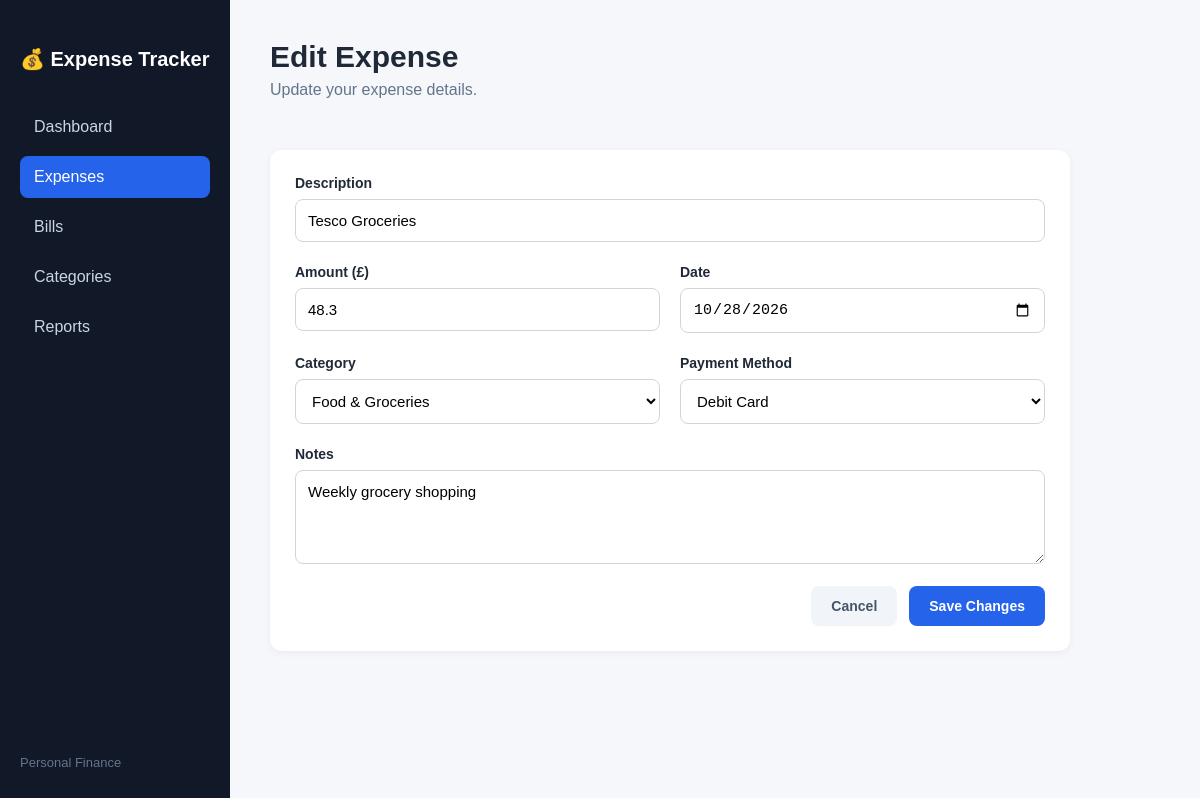
Page /edit-expense/1 on the committed database.
### tables this page shows
CREATE TABLE expenses (
            id INTEGER PRIMARY KEY AUTOINCREMENT,

            description TEXT NOT NULL,

            amount REAL NOT NULL,

            expense_date TEXT NOT NULL,

            category_id INTEGER,

            payment_method TEXT,

            notes TEXT,

            created_at TIMESTAMP DEFAULT CURRENT_TIMESTAMP,

            FOREIGN KEY (category_id)
                REFERENCES categories(id)
        );

CREATE TABLE categories (
            id INTEGER PRIMARY KEY AUTOINCREMENT,
            name TEXT NOT NULL UNIQUE
        );

### app.py (the view, shortened to what this page needs)
@app.route("/edit-expense/<int:expense_id>", methods=["GET", "POST"])
def edit_expense(expense_id):
    connection = get_db_connection()
    expense = connection.execute(
        """
        SELECT *
        FROM expenses
        WHERE id = ?
        """,
        (expense_id,)
    ).fetchone()
    if expense is None:
        connection.close()
        return "Expense not found", 404
    categories = connection.execute(
        "SELECT * FROM categories ORDER BY name"
    ).fetchall()
    connection.close()
    return render_template(
        "edit_expense.html",
        expense=expense,
        categories=categories
    )

### database.py (called while the page is built)
def get_db_connection():
    connection = sqlite3.connect(DATABASE)
    connection.row_factory = sqlite3.Row
    return connection

### templates/edit_expense.html (shortened to what this page needs)
<!DOCTYPE html>
<html lang="en">
<head>
    <link
        rel="stylesheet"
        href="{{ url_for('static', filename='css/style.css') }}"
    >
</head>
<body>
<div class="sidebar">
    <div>
        <h2>💰 Expense Tracker</h2>
        <nav>
            <a href="{{ url_for('home') }}">
                Dashboard
            </a>
            <a
                class="active"
                href="{{ url_for('expenses') }}"
            >
                Expenses
            </a>
            <a href="{{ url_for('bills') }}">Bills</a>
            <a href="{{ url_for('categories') }}">
                Categories
            </a>
            <a href="{{ url_for('reports') }}">Reports</a>
        </nav>
    </div>
    <div class="sidebar-footer">
        Personal Finance
    </div>
</div>
<main class="main-content">
    <div class="topbar">
        <div>
            <h1>Edit Expense</h1>
            <p>
                Update your expense details.
            </p>
        </div>
    </div>
    <section class="panel expense-form-panel">
        <form method="POST">
            <div class="form-group">
                <label for="description">
                    Description
                </label>
                <input
                    id="description"
                    name="description"
                    type="text"
                    value="{{ expense['description'] }}"
                    required
                >
            </div>
            <div class="form-row">
                <div class="form-group">
                    <label for="amount">
                        Amount (£)
                    </label>
                    <input
                        id="amount"
                        name="amount"
                        type="number"
                        min="0.01"
                        step="0.01"
                        value="{{ expense['amount'] }}"
                        required
                    >
                </div>
                <div class="form-group">
                    <label for="expense_date">
                        Date
                    </label>
                    <input
                        id="expense_date"
                        name="expense_date"
                        type="date"
                        value="{{ expense['expense_date'] }}"
                        required
                    >
                </div>
            </div>
            <div class="form-row">
                <div class="form-group">
                    <label for="category_id">
                        Category
                    </label>
                    <select
                        id="category_id"
                        name="category_id"
                        required
                    >
                        {% for category in categories %}
                            <option
                                value="{{ category['id'] }}"
                                {% if category['id'] == expense['category_id'] %}
                                selected
                                {% endif %}
                            >
                                {{ category['name'] }}
                            </option>
                        {% endfor %}
                    </select>
                </div>
                <div class="form-group">
                    <label for="payment_method">
                        Payment Method
                    </label>
                    <select
                        id="payment_method"
                        name="payment_method"
                        required
                    >
                        <option
                            value="Debit Card"
                            {% if expense['payment_method'] == 'Debit Card' %}selected{% endif %}
                        >
                            Debit Card
                        </option>
                    </select>
                </div>
            </div>
            <div class="form-group">
                <label for="notes">
                    Notes
                </label>
                <textarea
                    id="notes"
                    name="notes"
                    rows="4"
                >{{ expense['notes'] or '' }}</textarea>
            </div>
            <div class="form-actions">
                <a
                    href="{{ url_for('expenses') }}"
                    class="cancel-button"
                >
                    Cancel
                </a>
                <button
                    type="submit"
                    class="add-button"
                >
                    Save Changes
                </button>
            </div>
        </form>
    </section>
</main>
</body>
</html>

### static/css/style.css (style rules this page uses)
* { box-sizing: border-box; }
body { margin: 0; font-family: Arial, Helvetica, sans-serif; background-color: #f5f7fb; color: #1f2937; }
.sidebar { position: fixed; left: 0; top: 0; width: 230px; height: 100vh; background-color: #111827; color: white; padding: 30px 20px; display: flex; flex-direction: column; justify-content: space-between; }
.sidebar h2 { font-size: 20px; margin-bottom: 35px; }
.sidebar nav { display: flex; flex-direction: column; gap: 8px; }
.sidebar nav a { color: #cbd5e1; text-decoration: none; padding: 12px 14px; border-radius: 8px; transition: 0.2s; }
.sidebar nav a:hover, .sidebar nav a.active { background-color: #2563eb; color: white; }
.sidebar-footer { color: #64748b; font-size: 13px; }
.main-content { margin-left: 230px; padding: 40px; }
.topbar { display: flex; justify-content: space-between; align-items: center; margin-bottom: 35px; }
.topbar h1 { margin: 0; font-size: 30px; }
.topbar p { color: #64748b; margin-top: 7px; }
.add-button { background-color: #2563eb; color: white; border: none; border-radius: 8px; padding: 12px 20px; font-size: 14px; font-weight: bold; cursor: pointer; }
.panel { background-color: white; padding: 25px; border-radius: 12px; min-height: 350px; box-shadow: 0 2px 8px rgba(0, 0, 0, 0.05); }
.expense-form-panel { max-width: 800px; min-height: auto; }
.expense-form-panel form { display: flex; flex-direction: column; gap: 22px; }
.form-group { display: flex; flex-direction: column; gap: 8px; }
.form-group label { font-size: 14px; font-weight: 600; }
.form-group input { padding: 12px; border: 1px solid #d1d5db; border-radius: 8px; font-size: 15px; background-color: white; }
.form-group select { padding: 12px; border: 1px solid #d1d5db; border-radius: 8px; font-size: 15px; background-color: white; }
.form-group textarea { padding: 12px; border: 1px solid #d1d5db; border-radius: 8px; font-size: 15px; font-family: Arial, Helvetica, sans-serif; resize: vertical; }
.form-row { display: grid; grid-template-columns: repeat(2, 1fr); gap: 20px; }
.form-actions { display: flex; justify-content: flex-end; align-items: center; gap: 12px; }
.cancel-button { padding: 12px 20px; color: #475569; text-decoration: none; background-color: #f1f5f9; border-radius: 8px; font-size: 14px; font-weight: 600; }

### rows in the picture
expenses: description "Tesco Groceries", amount "48.3", expense_date "10/28/2026", category_id "Food & Groceries", payment_method "Debit Card", notes "Weekly grocery shopping"
